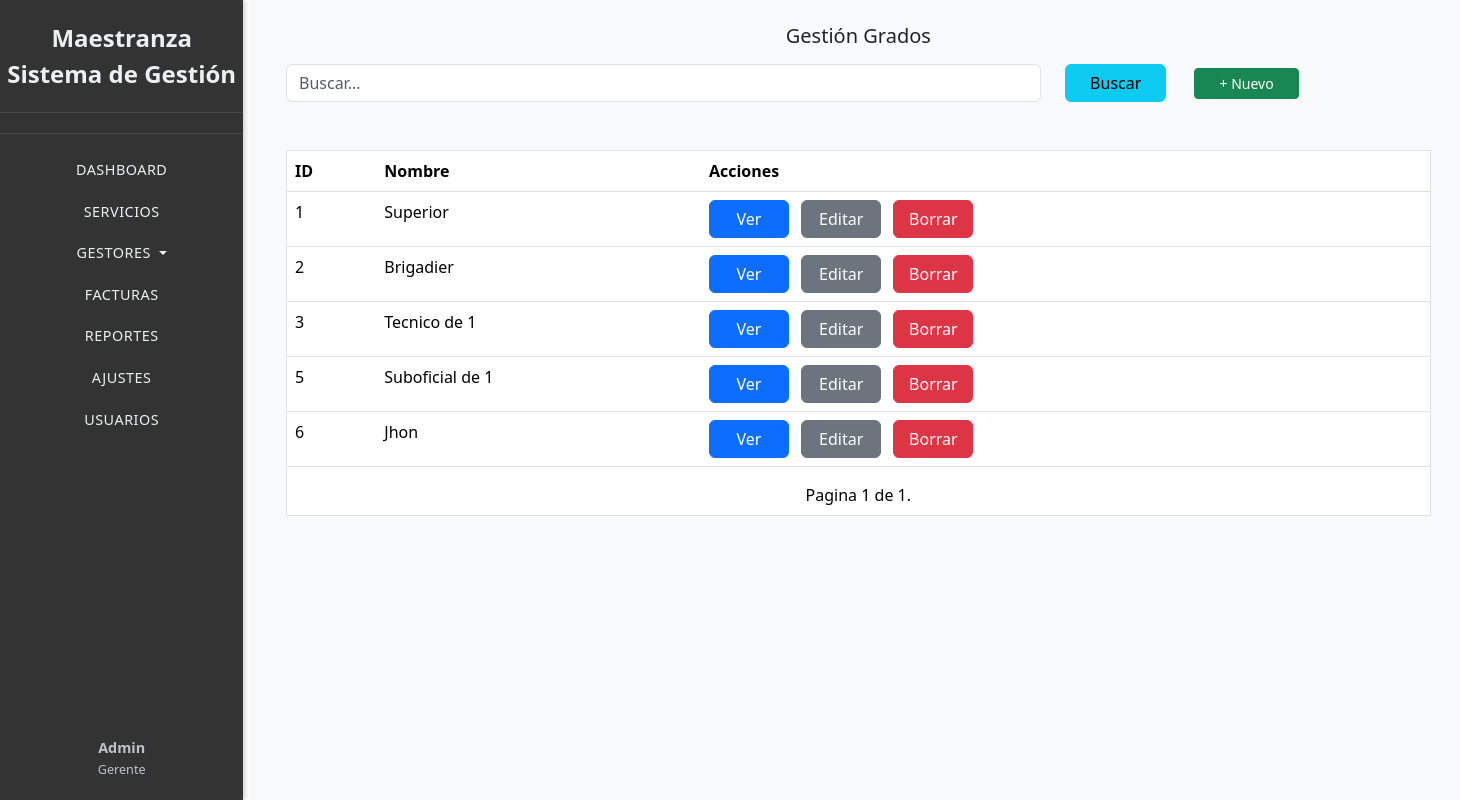
Page /grados/ on the earlier database version.
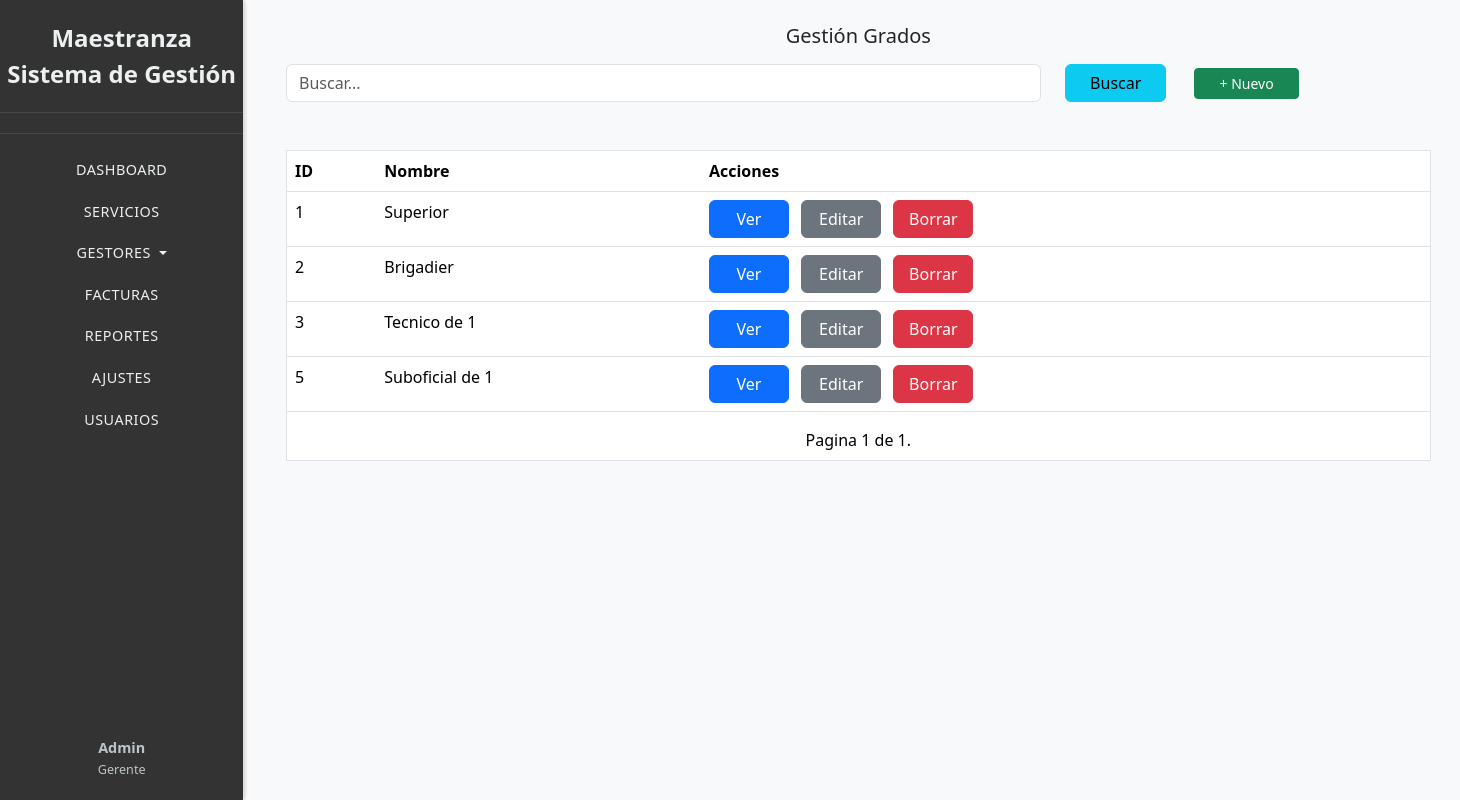
Same page on the later database version.
### grado/models.py (models this page shows, shortened)
class Grado(models.Model):
    nombre = models.CharField(max_length=50, blank=False, null=False)
    def get_detalle_url(self):
        return reverse('grado_detalle', args=[self.id])
    def get_editar_url(self):
        return reverse('grado_editar', args=[self.id])
    def get_borrar_url(self):
        return reverse('grado_borrar', args=[self.id])

### grado/views.py (the view)
# urls.py: path('', views.grado_lista, name='grado_lista'),
def grado_lista(request):
    grados_list = Grado.objects.filter(nombre__icontains= request.GET.get('search', ''))
    paginator = Paginator(grados_list, 10)
    page_numbre = request.GET.get('page',1)
    try:
        grados = paginator.page(page_numbre)
    except EmptyPage:
        grados = paginator.page(paginator.num_pages)
    except PageNotAnInteger:
        grados = paginator.page(1)
    content = {'grados': grados,
               'urlindex': 'vehiculo_index',
               'urlcrear': 'vehiculo_crear'}
    return render(
        request, 'grado/lista.html', content
    )

### templates/grado/lista.html (shortened to what this page needs)
{% extends "componentes/tablas.html" %}
{% block titabla %}Gestión Grados{% endblock titabla %}
{% block Thead %}
<th>ID</th>
<th>Nombre</th>
<th>Acciones</th>
{% endblock Thead %}
{% block tbody %}
{% for grado in grados %}
<tr>
    <td>{{ grado.id }}</td>
    <td>{{ grado.nombre }}</td>
    {% include "componentes/botones.html" with modelo=grado %}
</tr>
{% endfor %}
{% endblock tbody %}
{% block tfoot %}
<td colspan="3">{% include "componentes/pagination.html" with page=grados %}</td>
{% endblock tfoot %}

### templates/componentes/botones.html
<td>
    <span>
        <a class="btn btn-primary" href="{{ modelo.get_detalle_url }}">Ver</a>
        <a class="btn btn-secondary mx-2" href="{{ modelo.get_editar_url }}">Editar</a>
        <a class="btn btn-danger" href="{{ modelo.get_borrar_url }}">Borrar</a>
    </span>
</td>

Differences in the rows shown:
removed Grado: id "6", nombre "Jhon"
